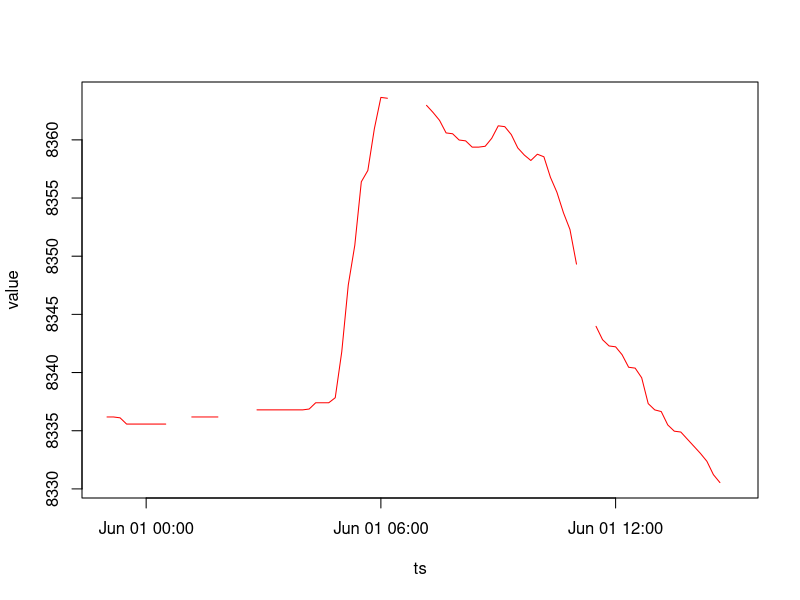

Source code (R):

# -----------------------------------------------------------------------------
# Title: R Script Template

# Description: This is an example of how a sturctured R script may look like

# Author: Simon Knüsel

# Date: 2019-10-01
# -----------------------------------------------------------------------------


# Prepare workspace --------------------

# Set working directory
#setwd("/Users/Desktop/R_Basic_Introduction/")

# Load all required packages
library(dplyr)


# Load data --------------------
tree_growth <- read.csv("01_Data/tree_growth_data.csv")

# Get an overview of data
head(tree_growth)
str(tree_growth)


# Clean data --------------------

# Do not forget to comment your code
tree_growth_clean <- tree_growth %>% 
  mutate(value = ifelse(value == -99999, NA, value)) %>% 
  # Do not forget to break long code into multiple lines
  mutate(ts = as.POSIXct(as.character(ts), format = "%Y-%m-%d %H:%M:%S", 
                         tz = "UTC")) %>% 
  filter(ts <= "2019-06-01 15:00:00")


# Plot data --------------------
plot(data = tree_growth_clean, value ~ ts, type = "l", col = "red")


# Save data --------------------
write.csv(x = tree_growth_clean, file = "01_Data/tree_growth_clean.csv")


